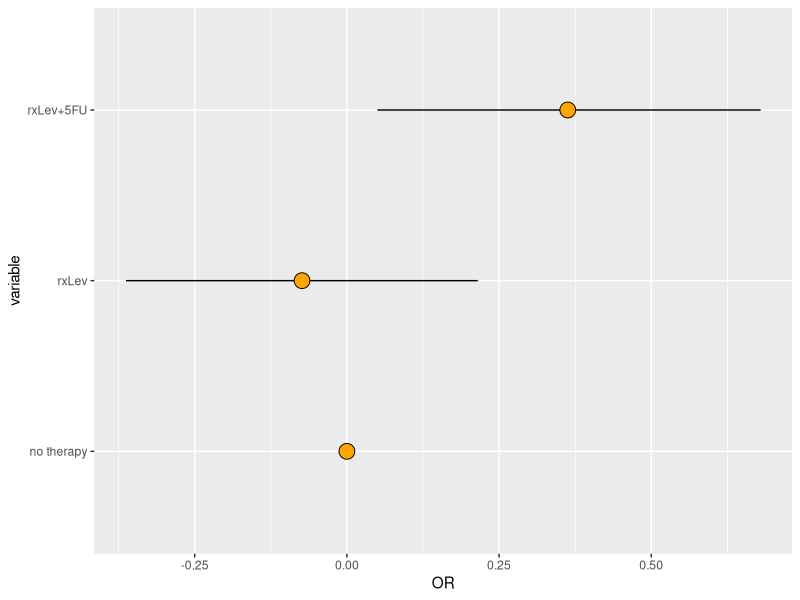

Recreate this plot in R.
# Dataset description https://stat.ethz.ch/R-manual/R-devel/library/survival/html/colon.html

library(tidyverse)
library(reshape2)
library(survival)
library(magrittr)


colon_data <- survival::colon

head(colon_data)

colon_data <- colon_data %>%
  mutate(three_year_survival=case_when(
    etype == 2 & time < 365*3 ~ 0, # Died
    TRUE ~ 1 # Survived
  ))

table(colon_data$three_year_survival)

# Now we want to determine the odds associated with three year survival based on therapy they got
manual_odds_table <- colon_data %>%
  group_by(rx, three_year_survival) %>%
  dplyr::summarise(count=n()) %>%
  dcast(rx ~ three_year_survival, value.var='count')

single_therapy_odds <- (manual_odds_table[2,'1']/manual_odds_table[2,'0'])/(manual_odds_table[1,'1']/manual_odds_table[1,'0'])
single_therapy_odds

combination_therapy_odds <- (manual_odds_table[3,'1']/manual_odds_table[3,'0'])/(manual_odds_table[1,'1']/manual_odds_table[1,'0'])
combination_therapy_odds

# How would we do it using R functions
model <- glm(three_year_survival ~ rx, data=colon_data, family = 'binomial')
summary(model)

# Extracting the values we want...
exp(coefficients(model))
exp(confint(model))

# Making a plot
combined_values <- as.data.frame(cbind((coefficients(model)), confint(model)))
colnames(combined_values) <- c('OR', colnames(confint(model)))
combined_values$variable <- row.names(combined_values) 

combined_values <- combined_values %>% filter(variable != '(Intercept)')

# Add a reference (OR=1)
combined_values <- rbind(
  combined_values, 
  data.frame('OR'=0, '2.5 %'=0, '97.5 %'=0, 'variable'='no therapy') %>%
    set_colnames(c('OR', '2.5 %', '97.5 %', 'variable'))
)

ggplot(combined_values, aes(variable, OR)) +
  geom_linerange(aes(ymin = `2.5 %`, ymax = `97.5 %`)) +
  geom_point(pch=21, fill='orange', size=5) +
  coord_flip()


